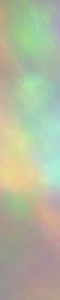
#> input picture jupyter_notebooks/orbit72_box6_769.png, 20 x 100 px (shown 3 times larger)
$ jupyter execute --allow-errors displaying_3_layers_of_png.ipynb
#> lines starting #> are read from the running program, lines starting #| are printed output that depends on the picture
[cell 1]
import cv2
import matplotlib.pyplot as plt

# Load the image
image = cv2.imread('orbit72_box6_769.png')
#> image is the input picture: shape (100, 20, 3); mean B, G, R 158.7, 184.3, 177.4

# Split the image into its respective channels
B, G, R = cv2.split(image)
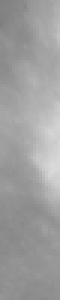
#> B: shape (100, 20) (shown 3 times larger); min 128, max 217, mean 158.7
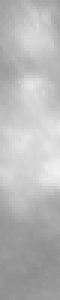
#> G: shape (100, 20) (shown 3 times larger); min 141, max 241, mean 184.3
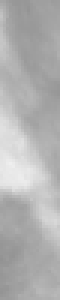
#> R: shape (100, 20) (shown 3 times larger); min 146, max 239, mean 177.4

# Display each channel separately
plt.figure(figsize=(10, 8))

# Display the Blue channel
plt.subplot(2, 2, 1)
plt.imshow(B, cmap='gray')
plt.title('Blue Channel')
plt.axis('off')

# Display the Green channel
plt.subplot(2, 2, 2)
plt.imshow(G, cmap='gray')
plt.title('Green Channel')
plt.axis('off')

# Display the Red channel
plt.subplot(2, 2, 3)
plt.imshow(R, cmap='gray')
plt.title('Red Channel')
plt.axis('off')

# Display the original image
# Convert the image from BGR (OpenCV default) to RGB
image_rgb = cv2.cvtColor(image, cv2.COLOR_BGR2RGB)
plt.subplot(2, 2, 4)
plt.imshow(image_rgb)
plt.title('Original Image')
plt.axis('off')

# Show the plots
plt.tight_layout()
plt.show()
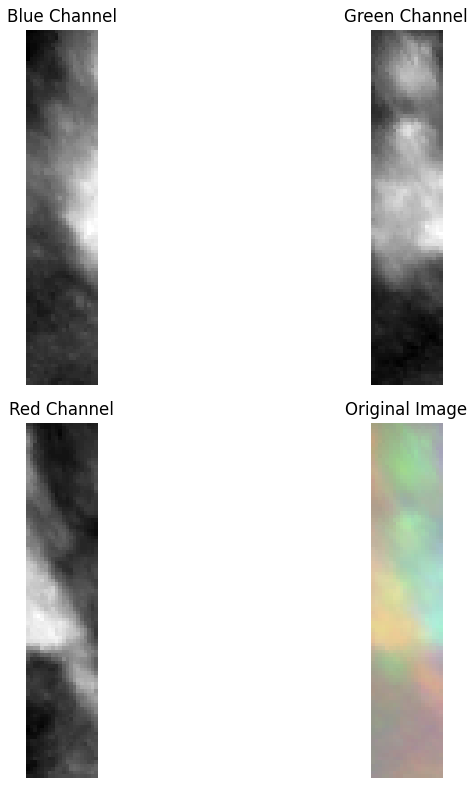
#> figure drawn by matplotlib, 4 panels

[cell 2]
import cv2
import matplotlib.pyplot as plt

# Load the image
image = cv2.imread('orbit72_box6_769.png')

# Split the image into its respective channels
B, G, R = cv2.split(image)

# Display each channel separately
plt.figure(figsize=(10, 8))

# Display the Blue channel
plt.subplot(2, 2, 1)
#> (the rest of this cell did not finish here and is left out)

[cell 3]
import cv2
import numpy as np
import matplotlib.pyplot as plt

# Load the image
image = cv2.imread('orbit72_box6_769.png')

# Split the image into its respective channels
B, G, R = cv2.split(image)

# Create an image for each channel in its respective color
# Blue image (only Blue channel, other channels are black)
blue_image = cv2.merge([B, np.zeros_like(B), np.zeros_like(B)])
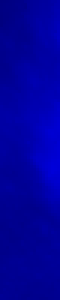
#> blue_image: shape (100, 20, 3) (shown 3 times larger); mean of channels 0, 1, 2 158.7, 0, 0; drawn as B, G, R

# Green image (only Green channel, other channels are black)
green_image = cv2.merge([np.zeros_like(G), G, np.zeros_like(G)])
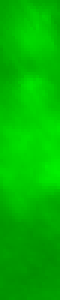
#> green_image: shape (100, 20, 3) (shown 3 times larger); mean of channels 0, 1, 2 0, 184.3, 0; drawn as B, G, R

# Red image (only Red channel, other channels are black)
red_image = cv2.merge([np.zeros_like(R), np.zeros_like(R), R])
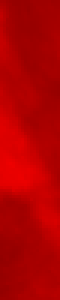
#> red_image: shape (100, 20, 3) (shown 3 times larger); mean of channels 0, 1, 2 0, 0, 177.4; drawn as B, G, R

# Display each channel in its respective color
plt.figure(figsize=(10, 8))

# Display the Blue image
plt.subplot(2, 2, 1)
plt.imshow(cv2.cvtColor(blue_image, cv2.COLOR_BGR2RGB))
plt.title('Blue Channel')
plt.axis('off')

# Display the Green image
plt.subplot(2, 2, 2)
plt.imshow(cv2.cvtColor(green_image, cv2.COLOR_BGR2RGB))
plt.title('Green Channel')
plt.axis('off')

# Display the Red image
plt.subplot(2, 2, 3)
plt.imshow(cv2.cvtColor(red_image, cv2.COLOR_BGR2RGB))
plt.title('Red Channel')
plt.axis('off')

# Display the original image
image_rgb = cv2.cvtColor(image, cv2.COLOR_BGR2RGB)
plt.subplot(2, 2, 4)
plt.imshow(image_rgb)
plt.title('Original Image')
plt.axis('off')

# Show the plots
plt.tight_layout()
plt.show()
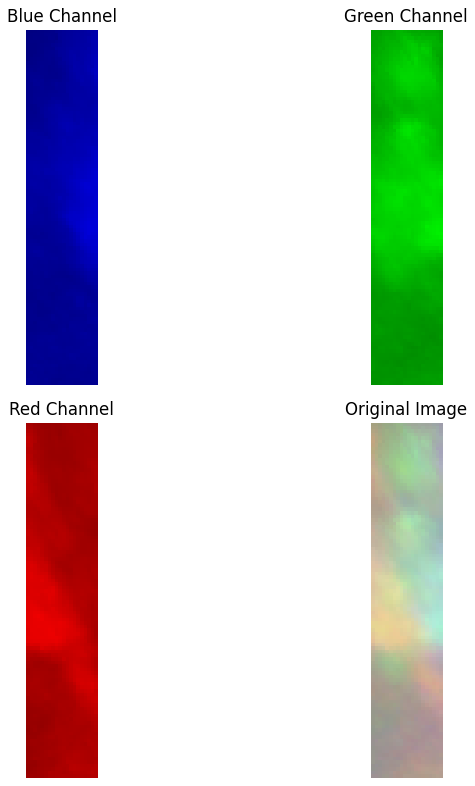
#> figure drawn by matplotlib, 4 panels
